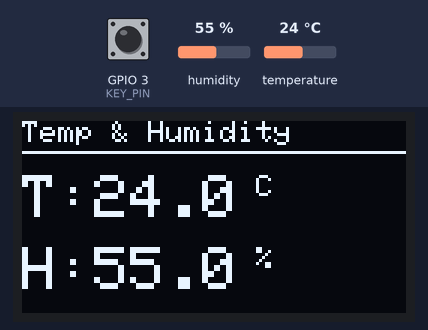
A sketch run on a simulated ESP32-C3. Shown: 128×64 one-colour display. Inputs (shaded band) come from the test bench; at power-on: humidity 55 %, temperature 24 °C, GPIO 3 (KEY_PIN) HIGH. What the sketch prints to the serial monitor is not drawn.

Above: at 2.6 s.
2.7 s: humidity set to 22 %
At 6.4 s:
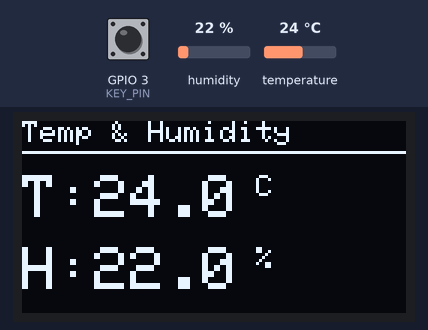
7.5 s: temperature set to 12 °C
At 10.7 s:
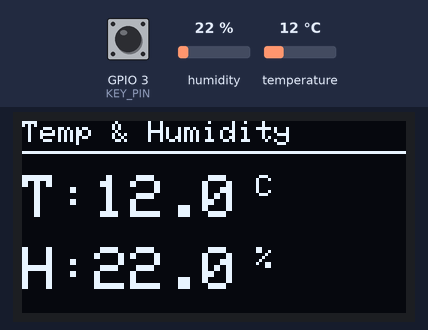
13.1 s: humidity set to 40 %
At 14.9 s:
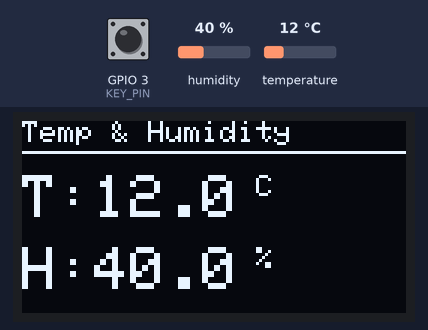
15.5 s: temperature set to 19 °C
At 19.1 s:
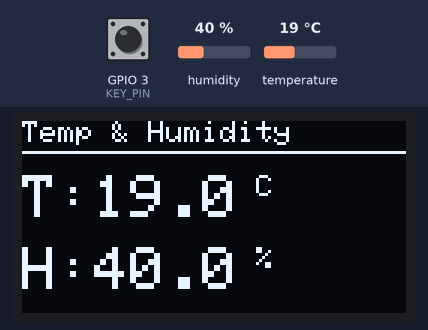
Timing chart, 0 to 20.5 s (numbered marks = the images above; inputs shaded):
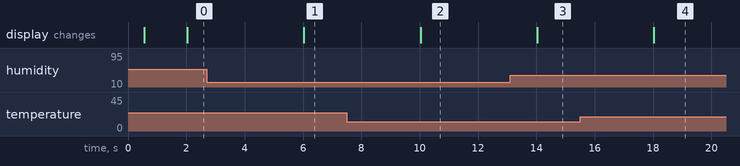

Measured:
- after the input at 2.7 s, the display: changes after 3.3 s (image 1)
- after the input at 7.5 s, the display: changes after 2.5 s (image 2)
- after the input at 13.1 s, the display: changes after 0.93 s (image 3)
- after the input at 15.5 s, the display: changes after 2.5 s (image 4)

The sketch:

project.ino
```cpp
/*
 * ESP32-C3 + DHT22 + SSD1306 OLED + WT3000 Voice Module (English TTS)
 * Platform: Arduino IDE
 *
 * Required libraries:
 *   - DHT sensor library (by Adafruit)
 *   - Adafruit Unified Sensor
 *   - Adafruit SSD1306
 *   - Adafruit GFX Library
 *
 * Board selection: ESP32C3 Dev Module
 * USB CDC On Boot: Enabled
 *
 * NOTE about WT3000 firmware versions:
 *   - Version "A" (Chinese-only): can synthesize Chinese and English LETTERS,
 *     but NOT English words. "Hello" would be spelled out "H-e-l-l-o".
 *   - Version "D" (Chinese + English): can synthesize both Chinese and English words.
 *   Use command 0x038D to query the firmware version and confirm.
 */

#include <Wire.h>
#include <Adafruit_GFX.h>
#include <Adafruit_SSD1306.h>
#include <DHT.h>

/* ------------------------ User configuration ------------------------ */
#define DHT_PIN         4          // DHT22 data pin
#define DHT_TYPE        DHT22

#define I2C_SDA_PIN     8          // OLED SDA pin
#define I2C_SCL_PIN     9          // OLED SCL pin

#define OLED_WIDTH      128
#define OLED_HEIGHT     64
#define OLED_ADDR       0x3C       // Common addresses: 0x3C or 0x3D

#define KEY_PIN         3          // Push button pin
#define KEY_ACTIVE_LOW  true       // Button is active low (pressed = LOW)
#define KEY_DEBOUNCE_MS 50         // Debounce time in milliseconds

#define READ_INTERVAL   2000       // DHT22 read interval in ms (min 2000)

// WT3000 voice module serial pins (ESP32-C3 side)
#define WT3000_RX_PIN   5          // ESP32 RX -> WT3000 TX
#define WT3000_TX_PIN   6          // ESP32 TX -> WT3000 RX
/* -------------------------------------------------------------------- */

// DHT sensor object
DHT dht(DHT_PIN, DHT_TYPE);

// OLED display object
Adafruit_SSD1306 oled(OLED_WIDTH, OLED_HEIGHT, &Wire, -1);

// Global variables: last valid readings
float g_temp = NAN;
float g_hum  = NAN;

// Timing control
unsigned long lastReadTime = 0;

// Function prototypes
void initOLED();
void initDHT();
void initWT3000();
void readDHT();
void updateDisplay();
void printSerial();
void handleKey();
void sendVoiceReport(float temp, float hum);
void sendWT3000Command(uint16_t cmd, const uint8_t *data, uint8_t len);
void sendTTS(const char *text);

/* ======================== setup ======================== */
void setup() {
  // Debug serial port
  Serial.begin(115200);
  delay(500);
  Serial.println();
  Serial.println("========================================");
  Serial.println("  ESP32-C3 Temp & Humidity + WT3000");
  Serial.println("========================================");

  // Initialize I2C bus
  Wire.begin(I2C_SDA_PIN, I2C_SCL_PIN);

  // Initialize OLED display
  initOLED();

  // Initialize DHT22 sensor
  initDHT();

  // Initialize WT3000 voice module
  initWT3000();

  // Initialize push button
  pinMode(KEY_PIN, KEY_ACTIVE_LOW ? INPUT_PULLUP : INPUT_PULLDOWN);
  Serial.printf("Button pin: GPIO%d (%s trigger)\n", KEY_PIN,
                KEY_ACTIVE_LOW ? "low level" : "high level");

  Serial.println("Initialization complete. Starting loop...");
  Serial.println("----------------------------------------");
}

/* ======================== loop ======================== */
void loop() {
  unsigned long now = millis();

  // Read DHT22 every READ_INTERVAL milliseconds
  if (now - lastReadTime >= READ_INTERVAL) {
    lastReadTime = now;

    readDHT();        // Read sensor
    updateDisplay();  // Refresh OLED
    printSerial();    // Output to serial monitor
  }

  // Check button (triggers voice broadcast)
  handleKey();
}

/* ==================== Initialization functions ==================== */

void initOLED() {
  Serial.print("Initializing OLED... ");

  if (!oled.begin(SSD1306_SWITCHCAPVCC, OLED_ADDR)) {
    Serial.println("FAILED!");
    Serial.println("Please check:");
    Serial.println("  1. OLED address (try 0x3C or 0x3D)");
    Serial.println("  2. SDA/SCL wiring");
    Serial.println("  3. Module power supply");
    while (true) delay(1000);  // Halt for debugging
  }

  Serial.println("OK");
  oled.clearDisplay();
  oled.setTextColor(SSD1306_WHITE);
  oled.setTextSize(1);
  oled.setCursor(0, 0);
  oled.println("Booting...");
  oled.display();
}

void initDHT() {
  Serial.print("Initializing DHT22... ");
  dht.begin();
  delay(100);  // Allow sensor to stabilize
  Serial.println("OK");
}

void initWT3000() {
  Serial.print("Initializing WT3000... ");
  Serial1.begin(9600, SERIAL_8N1, WT3000_RX_PIN, WT3000_TX_PIN);
  delay(300);  // Wait for module power-up

  // Keep default GB2312 encoding. ASCII (English letters, digits, symbols)
  // is transmitted unchanged under GB2312, so pure English text works fine.
  Serial.println("OK (default GB2312 mode, ASCII passthrough)");
}

/* ==================== Functional functions ==================== */

void readDHT() {
  float h = dht.readHumidity();
  float t = dht.readTemperature();  // Celsius

  if (isnan(h) || isnan(t)) {
    Serial.println("[WARN] DHT22 read failed, keeping last valid values");
    return;
  }

  // Sanity check
  if (t < -40.0 || t > 80.0 || h < 0.0 || h > 100.0) {
    Serial.println("[WARN] DHT22 reading out of range");
    return;
  }

  g_temp = t;
  g_hum  = h;
}

void updateDisplay() {
  oled.clearDisplay();
  oled.setTextColor(SSD1306_WHITE);

  // Title bar
  oled.setTextSize(1);
  oled.setCursor(0, 0);
  oled.println("Temp & Humidity");
  oled.drawLine(0, 10, 127, 10, SSD1306_WHITE);

  // Temperature
  oled.setTextSize(2);
  oled.setCursor(0, 18);
  oled.print("T:");
  if (isnan(g_temp)) {
    oled.print("--.-");
  } else {
    oled.print(g_temp, 1);
  }
  oled.setTextSize(1);
  oled.print(" C");

  // Humidity
  oled.setTextSize(2);
  oled.setCursor(0, 42);
  oled.print("H:");
  if (isnan(g_hum)) {
    oled.print("--.-");
  } else {
    oled.print(g_hum, 1);
  }
  oled.setTextSize(1);
  oled.print(" %");

  oled.display();
}

void printSerial() {
  Serial.printf("Temp: %.1f C  Humidity: %.1f %%\n", g_temp, g_hum);
}

/*
 * Non-blocking button debounce.
 * Samples the button every loop iteration and detects stable state changes.
 * Only triggers on a valid press (falling edge for active-low).
 */
void handleKey() {
  static bool lastReading = HIGH;          // Previous raw reading
  static bool stableState = HIGH;          // Debounced stable state
  static unsigned long lastDebounceTime = 0;

  bool currentReading = digitalRead(KEY_PIN);

  // If the raw reading changed, reset the debounce timer
  if (currentReading != lastReading) {
    lastDebounceTime = millis();
  }

  // If the reading has been stable for longer than KEY_DEBOUNCE_MS
  if ((millis() - lastDebounceTime) > KEY_DEBOUNCE_MS) {
    if (currentReading != stableState) {
      stableState = currentReading;

      // Check if this is a valid press
      bool pressed = KEY_ACTIVE_LOW ? (stableState == LOW)
                                    : (stableState == HIGH);
      if (pressed) {
        Serial.println("[Button] Voice broadcast triggered");
        if (!isnan(g_temp) && !isnan(g_hum)) {
          sendVoiceReport(g_temp, g_hum);
        } else {
          Serial.println("[Button] No valid data, cannot broadcast");
        }
      }
    }
  }

  lastReading = currentReading;
}

/*
 * Build the English broadcast text and send it to the WT3000.
 *
 * Notes:
 *   - "degrees Celsius" may be synthesized word-by-word on A-version firmware.
 *     On D-version firmware it will be synthesized as natural English speech.
 *   - Using the word "percent" instead of "%" avoids TTS misinterpretation.
 *   - Keep the string short (< 100 chars) to stay within frame buffer limits.
 */
void sendVoiceReport(float temp, float hum) {
  char buf[96];
  snprintf(buf, sizeof(buf),
           "Temperature %.1f degrees Celsius, humidity %.1f percent",
           temp, hum);
  Serial.printf("[Voice] Broadcasting: %s\n", buf);
  sendTTS(buf);
}

/*
 * Send a generic WT3000 command.
 * cmd: 16-bit command code (0x03E8 for TTS synthesis)
 * data: pointer to data payload
 * len: data length in bytes
 */
void sendWT3000Command(uint16_t cmd, const uint8_t *data, uint8_t len) {
  uint8_t frame[256];
  uint8_t idx = 0;

  frame[idx++] = 0x7E;                          // Start code
  uint16_t frameLen = 9 + len;                  // Frame length = 9 + payload
  frame[idx++] = (frameLen >> 8) & 0xFF;        // Frame length high byte
  frame[idx++] = frameLen & 0xFF;               // Frame length low byte

  static uint8_t seq = 0;
  seq++;
  frame[idx++] = seq;                           // Sequence number
  frame[idx++] = 0x00;                          // Response flag
  frame[idx++] = 0x03;                          // Data source: MCU

  frame[idx++] = (cmd >> 8) & 0xFF;             // Command high byte
  frame[idx++] = cmd & 0xFF;                    // Command low byte
  frame[idx++] = len;                           // Data length

  for (uint8_t i = 0; i < len; i++) {
    frame[idx++] = data[i];
  }

  // Checksum: sum from frame length high byte through end of data
  uint8_t checksum = 0;
  for (uint8_t i = 1; i < idx; i++) {
    checksum += frame[i];
  }
  frame[idx++] = checksum;                      // Checksum
  frame[idx++] = 0xEF;                          // End code

  Serial1.write(frame, idx);
}

/*
 * Send a TTS synthesis command (command code 0x03E8).
 *
 * Since the broadcast text is pure ASCII, we can pass it directly.
 * ASCII bytes are identical in UTF-8 and GB2312 (range 0x00-0x7F),
 * so no encoding conversion is required.
 */
void sendTTS(const char *text) {
  sendWT3000Command(0x03E8, (const uint8_t *)text, (uint8_t)strlen(text));
}
```
